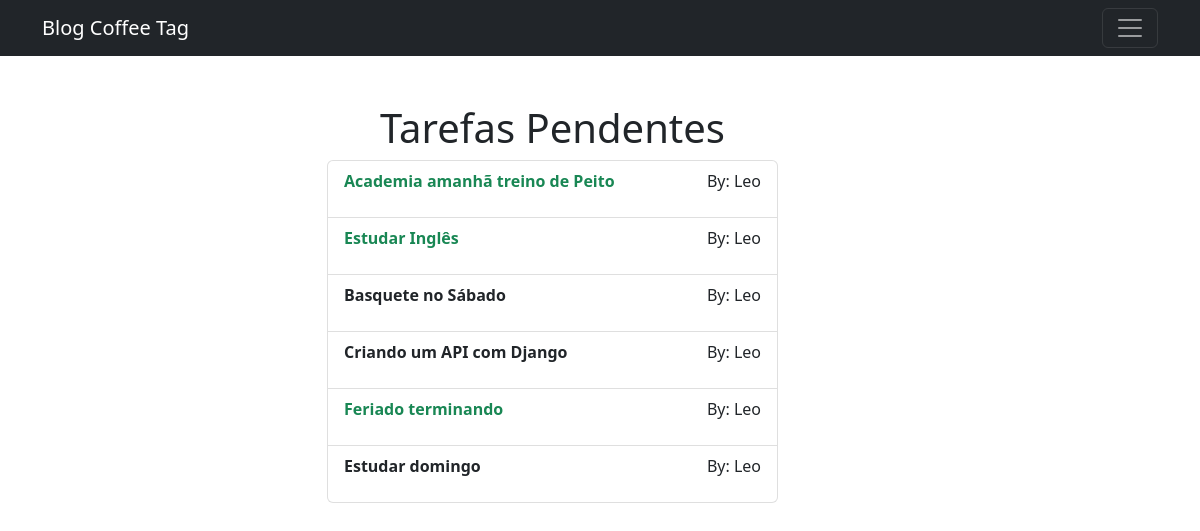
Page /tasks/ (signed in) on the committed database.
### tasks/models.py (models this page shows, shortened)
class Task(models.Model):
    title = models.CharField(max_length=100)
    describe = models.TextField(blank=True)  # BLANK = e true, o campo pode ficar em branco
    created = models.DateTimeField(auto_now_add=True)
    datecompleted = models.DateTimeField(null=True) # NULL = Se True, o Django armazenará valores vazios como NULL no banco de dados.
    important = models.BooleanField(default=False)
    user = models.ForeignKey(User, on_delete=models.CASCADE)

### tasks/views.py (the view)
# urls.py: path('tasks/', views.tasks, name='tasks'),
@login_required
def tasks(request):
    tasks = Task.objects.filter(user=request.user, datecompleted__isnull=True) # pega a tarefa do usuário logado
    return render(request, 'tasks.html', { 'tasks' : tasks })

### tasks/templates/tasks.html
{% extends 'menu.html' %}
{% block content %}
    <main class="container mt-5">
        <div class="row">
            <div class="col-md-5 offset-md-3 mb-3">
                    <h1 class="text-center "> Tarefas Pendentes</h1>
                    <ul class="list-group">
                        {% for task in tasks %}
                            <a class="list-group-item" href="{% url 'task_detalhe'  task.id %}">
                                <header class="d-flex justify-content-between">
                                    {% if task.important %}
                                        <strong class="fw-bold text-success"> {{task.title}} </strong>
                                    {% else %}
                                        <p class="fw-bold">{{task.title}}</p>
                                    {% endif %}
                                    <p>By: {{ task.user.username }}</p>
                                </header>
                            </a>
                        {% endfor %}
                    </ul>
                </div>
            </div>
        </main>
{% endblock %}

### rows in the picture
Task: title "Academia amanhã treino de Peito", user.username "Leo"
Task: title "Estudar Inglês", user.username "Leo"
Task: title "Basquete no Sábado", user.username "Leo"
Task: title "Criando um API com Django", user.username "Leo"
Task: title "Feriado terminando", user.username "Leo"
Task: title "Estudar domingo", user.username "Leo"
